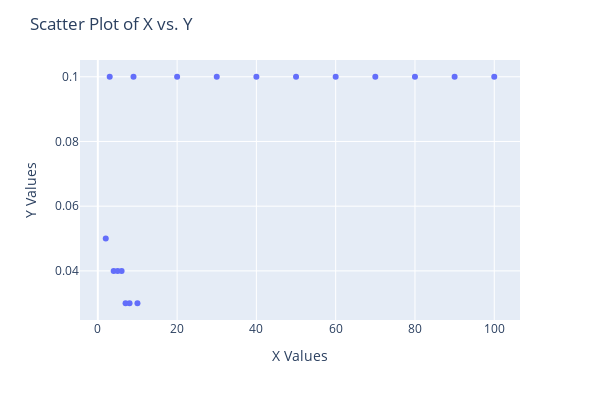

The notebook cell saved with this chart:
### Code cell
fig = px.scatter(x=values_dict.keys(), y=values_dict.values(), labels={'x': 'X Values', 'y': 'Y Values'})
fig.update_layout(title='Scatter Plot of X vs. Y',
                  height=400,
                  width=600)

# Show plot
fig.show()

### Figure 1 — Plotly figure (JSON) as saved in the notebook; plotly's stock layout.template omitted (floating-point values rounded to 4 significant figures)
{"data": [{"hovertemplate": "X Values=%{x}<br>Y Values=%{y}<extra></extra>", "legendgroup": "", "marker": {"color": "#636efa", "symbol": "circle"}, "mode": "markers", "name": "", "orientation": "v", "showlegend": false, "type": "scatter", "x": [2, 3, 4, 5, 6, 7, 8, 9, 10, 20, 30, 40, 50, 60, 70, 80, 90, 100], "xaxis": "x", "y": [0.05, 0.1, 0.04, 0.04, 0.04, 0.03, 0.03, 0.1, 0.03, 0.1, 0.1, 0.1, 0.1, 0.1, 0.1, 0.1, 0.1, 0.1], "yaxis": "y"}], "layout": {"height": 400, "legend": {"tracegroupgap": 0}, "margin": {"t": 60}, "title": {"text": "Scatter Plot of X vs. Y"}, "width": 600, "xaxis": {"anchor": "y", "domain": [0, 1], "title": {"text": "X Values"}}, "yaxis": {"anchor": "x", "domain": [0, 1], "title": {"text": "Y Values"}}}}
